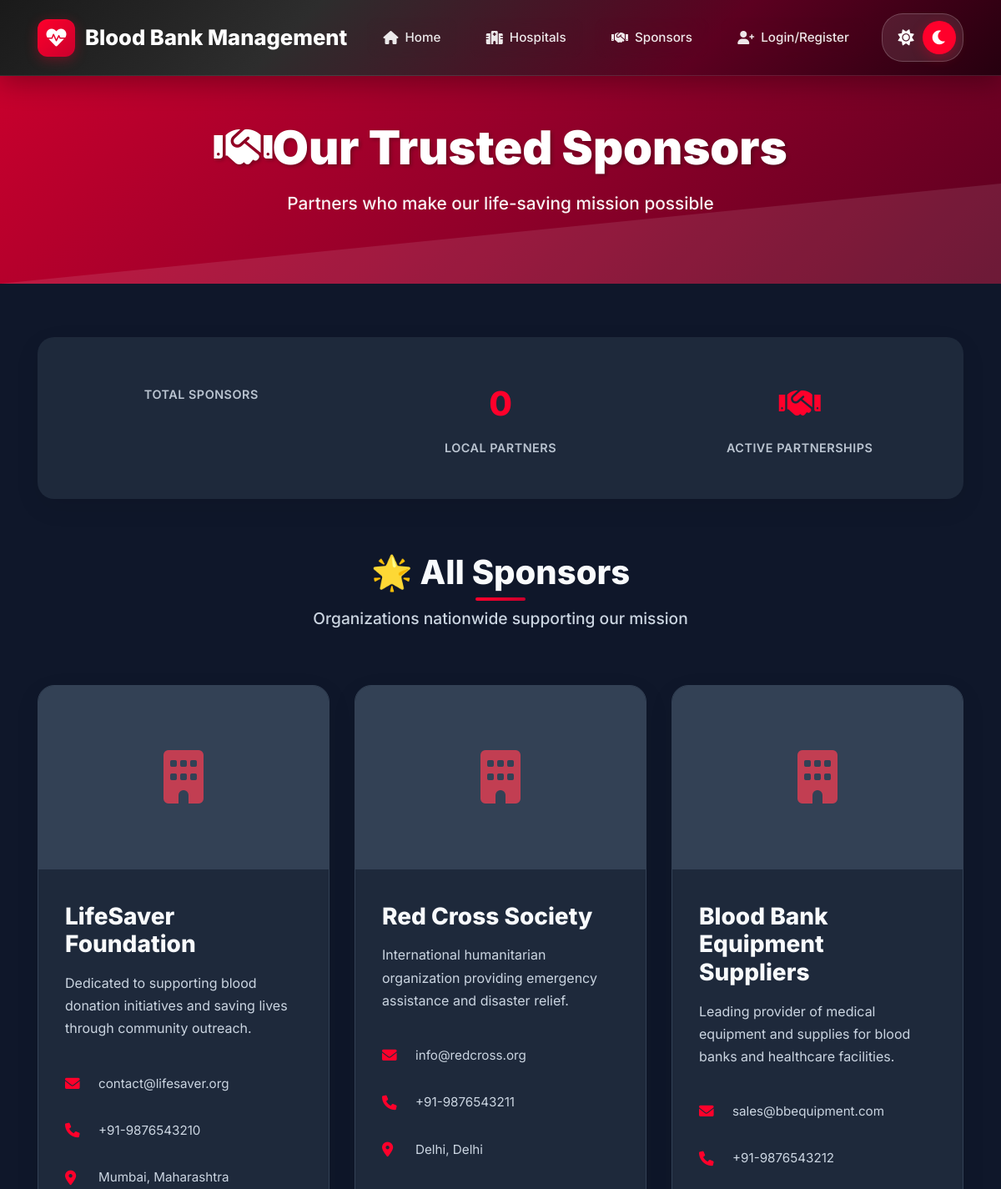
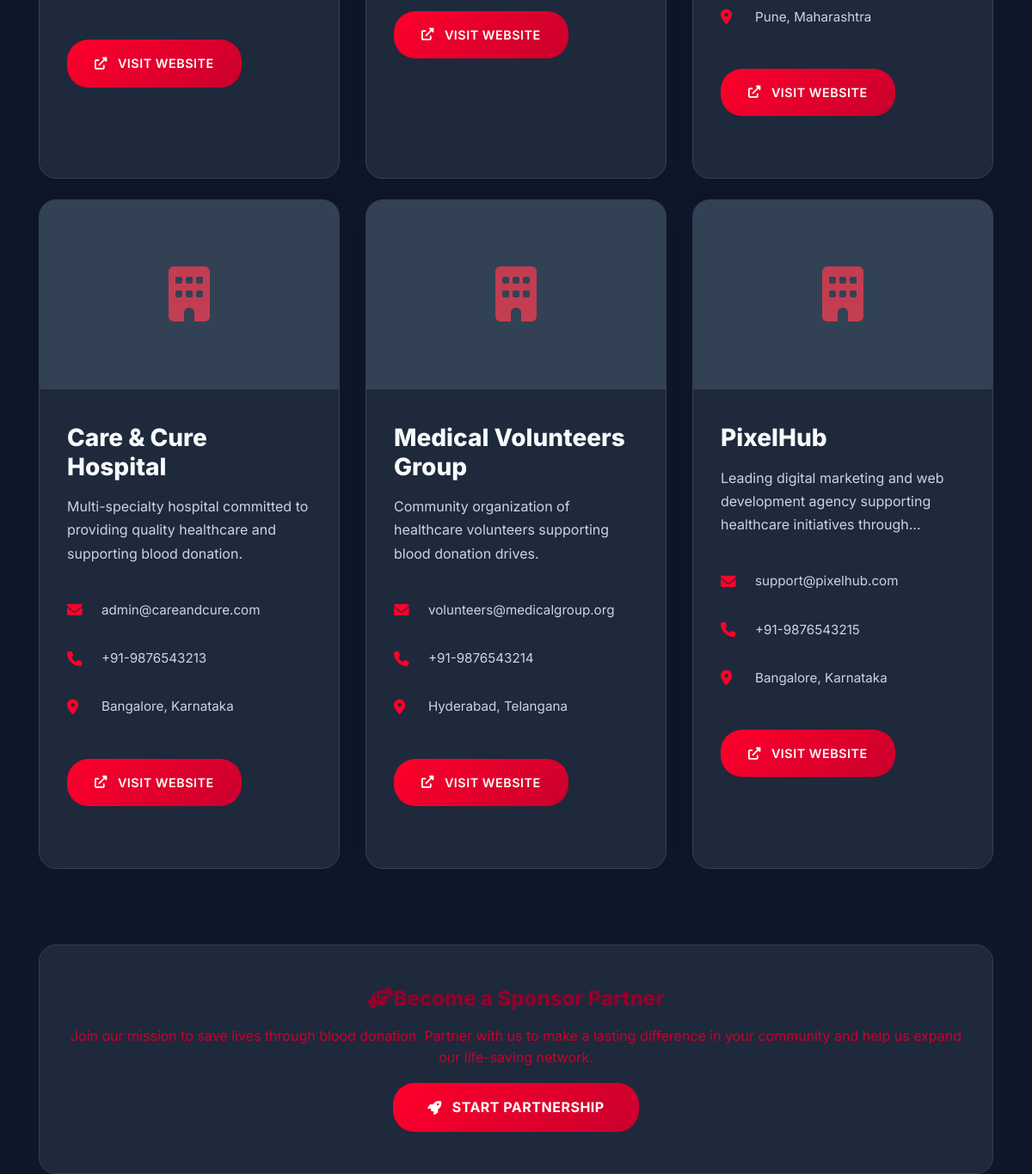
The app's page /sponsors with its own data (2 pictures, top to bottom).
### blood/models.py (models this page shows, shortened)
class Sponsor(models.Model):
    name = models.CharField(max_length=100)
    logo = models.ImageField(upload_to='sponsors/', null=True, blank=True)
    description = models.TextField()
    website = models.URLField(blank=True)
    contact_email = models.EmailField()
    contact_phone = models.CharField(max_length=20)
    address = models.TextField()
    city = models.CharField(max_length=50)
    state = models.CharField(max_length=50)
    is_active = models.BooleanField(default=True)

### blood/views.py (the view, shortened to what this page needs)
# urls.py: path('sponsors', views.sponsors_list_view, name='sponsors'),
def sponsors_list_view(request):
    sponsors = models.Sponsor.objects.filter(is_active=True)
    user_city = None
    if user_city:
        local_sponsors = sponsors.filter(city__icontains=user_city)
        other_sponsors = sponsors.exclude(city__icontains=user_city)
    else:
        local_sponsors = []
        other_sponsors = sponsors
    context = {
        'local_sponsors': local_sponsors,
        'other_sponsors': other_sponsors,
        'user_city': user_city,
    }
    return render(request, 'blood/sponsors.html', context)

### templates/blood/sponsors.html (shortened to what this page needs)
{% extends 'blood/navbar.html' %}
{% load static %}
{% block content %}
<div class="sponsor-page-content" style="margin-top: 80px;">
    <div class="page-header">
        <div class="container">
            <h1><i class="fas fa-handshake me-3"></i>Our Trusted Sponsors</h1>
            <p class="lead">Partners who make our life-saving mission possible</p>
        </div>
    </div>
    <div class="container">
        <div class="stats-row">
            <div class="row">
                <div class="col-md-4">
                    <div class="stat-item">
                        <span class="stat-label">Total Sponsors</span>
                    </div>
                </div>
                <div class="col-md-4">
                    <div class="stat-item">
                        <span class="stat-number">{{ local_sponsors|length }}</span>
                        <span class="stat-label">Local Partners</span>
                    </div>
                </div>
                <div class="col-md-4">
                    <div class="stat-item">
                        <span class="stat-number"><i class="fas fa-handshake"></i></span>
                        <span class="stat-label">Active Partnerships</span>
                    </div>
                </div>
            </div>
        </div>
        {% if other_sponsors %}
        <div class="section-divider">
            <h2 class="section-title">🌟 All Sponsors</h2>
            <p class="section-subtitle">Organizations nationwide supporting our mission</p>
        </div>
        <div class="row">
            {% for sponsor in other_sponsors %}
            <div class="col-lg-4 col-md-6 mb-4">
                <div class="sponsor-card">
                    <div class="sponsor-logo">
                        {% if sponsor.logo %}
                            <img src="{{sponsor.logo.url}}" alt="{{sponsor.name}} Logo">
                        {% else %}
                            <div class="placeholder">
                                <i class="fas fa-building"></i>
                            </div>
                        {% endif %}
                    </div>
                    <div class="sponsor-details">
                        <h3 class="sponsor-name">{{sponsor.name}}</h3>
                        <p class="sponsor-description">{{sponsor.description}}</p>
                        <div class="contact-info">
                            <i class="fas fa-envelope"></i>
                            <span>{{sponsor.contact_email}}</span>
                        </div>
                        <div class="contact-info">
                            <i class="fas fa-phone"></i>
                            <span>{{sponsor.contact_phone}}</span>
                        </div>
                        <div class="contact-info">
                            <i class="fas fa-map-marker-alt"></i>
                            <span>{{sponsor.city}}, {{sponsor.state}}</span>
                        </div>
                        {% if sponsor.website %}
                        <a href="{{sponsor.website}}" target="_blank" class="sponsor-website">
                            <i class="fas fa-external-link-alt me-2"></i>Visit Website
                        </a>
                        {% endif %}
                    </div>
                </div>
            </div>
            {% endfor %}
        </div>
        {% endif %}
        <div class="partnership-cta">
            <h4><i class="fas fa-hands-helping me-2"></i>Become a Sponsor Partner</h4>
            <p class="mb-3">
                Join our mission to save lives through blood donation. Partner with us to make a lasting difference in your community and help us expand our life-saving network.
            </p>
            <a href="/adminlogin" class="btn-cta">
                <i class="fas fa-rocket"></i>
                <span>Start Partnership</span>
            </a>
        </div>
    </div>
</div>
{% endblock content %}

### templates/blood/navbar.html (shortened to what this page needs)
<!DOCTYPE html>
<html lang="en">
<head>
  <link rel="stylesheet" href="https://stackpath.bootstrapcdn.com/bootstrap/4.3.1/css/bootstrap.min.css">
  <link rel="stylesheet" href="https://cdnjs.cloudflare.com/ajax/libs/font-awesome/6.0.0/css/all.min.css">
  {% load static %}
  <link rel="stylesheet" href="{% static 'css/modern.css' %}">
</head>
<body>
  <nav class="navbar navbar-expand-lg navbar-dark ultra-modern-navbar" id="mainNavbar">
    <div class="container">
      <a href="/" class="navbar-brand navbar-brand-modern">
        <div class="brand-icon">
          <i class="fas fa-heartbeat"></i>
        </div>
        <span>Blood Bank Management</span>
      </a>
      <div class="collapse navbar-collapse" id="navbarNav">
        <ul class="navbar-nav ml-auto navbar-nav-modern">
          <li class="nav-item">
            <a class="nav-link nav-link-modern" href="/">
              <i class="fas fa-home"></i>
              <span>Home</span>
            </a>
          </li>
          <li class="nav-item">
            <a class="nav-link nav-link-modern" href="/hospitals">
              <i class="fas fa-hospital"></i>
              <span>Hospitals</span>
            </a>
          </li>
          <li class="nav-item">
            <a class="nav-link nav-link-modern" href="/sponsors">
              <i class="fas fa-handshake"></i>
              <span>Sponsors</span>
            </a>
          </li>
          <li class="nav-item">
            <a class="nav-link nav-link-modern" href="/loginregister">
              <i class="fas fa-user-plus"></i>
              <span>Login/Register</span>
            </a>
          </li>
        </ul>
        <div class="theme-switcher">
          <button class="theme-toggle" id="lightTheme" title="Light Theme">
            <i class="fas fa-sun"></i>
          </button>
          <button class="theme-toggle active" id="darkTheme" title="Dark Theme">
            <i class="fas fa-moon"></i>
          </button>
        </div>
      </div>
    </div>
  </nav>
  {% block content %}{% endblock content %}
</body>
</html>

### static/css/modern.css (style rules this page uses)
:root { --primary-100: #FFF2F2; --primary-200: #FFB6B6; --primary-300: #FF7980; --primary-400: #FF3D52; --primary-500: #FF002B; --primary-600: #C9002D; --primary-700: #93002A; --primary-800: #5C0020; --primary-900: #26000F; --primary-red: var(--primary-500); --secondary-red: var(--primary-400); --light-red: var(--primary-100); --dark-red: var(--primary-700); --pure-white: #ffffff; --light-gray: #f8fafc; --medium-gray: #64748b; --dark-gray: #1e293b; --shadow: 0 10px 25px rgba(0, 0, 0, 0.1); --shadow-lg: 0 20px 40px rgba(0, 0, 0, 0.1); }
* { margin: 0; padding: 0; box-sizing: border-box; }
body { font-family: 'Inter', 'Segoe UI', Tahoma, Geneva, Verdana, sans-serif; line-height: 1.6; color: var(--dark-gray); background-color: var(--pure-white); }
.section-title { text-align: center; font-size: 2.5rem; font-weight: 700; color: var(--dark-gray); margin-bottom: 1rem; }
.section-subtitle { text-align: center; font-size: 1.1rem; color: var(--medium-gray); margin-bottom: 4rem; max-width: 600px; margin-left: auto; margin-right: auto; }
.stat-item { text-align: center; padding: 1rem; }
.stat-number { font-size: 3rem; font-weight: 800; display: block; margin-bottom: 0.5rem; }
.stat-label { font-size: 1.1rem; opacity: 0.9; }

### templates/blood/navbar.html (style rules this page uses)
.ultra-modern-navbar { background: linear-gradient(135deg, #1a1a1a 0%, #2d2d2d 30%, var(--primary-800) 70%, var(--primary-900) 100%); backdrop-filter: blur(20px); box-shadow: 0 8px 32px rgba(0, 0, 0, 0.3); border-bottom: 1px solid rgba(255, 255, 255, 0.1); transition: all 0.3s cubic-bezier(0.4, 0, 0.2, 1); padding: 1rem 0; position: fixed; width: 100%; top: 0; z-index: 1000; overflow: hidden; }
.ultra-modern-navbar::before { content: ''; position: absolute; top: 0; left: -100%; width: 100%; height: 100%; background: linear-gradient(90deg, transparent, rgba(255, 255, 255, 0.1), transparent); transition: left 3s ease; }
.navbar-brand-modern { font-size: 1.6rem; font-weight: 800; color: white !important; text-decoration: none; display: flex; align-items: center; gap: 0.75rem; transition: all 0.3s ease; position: relative; z-index: 2; }
.brand-icon { width: 45px; height: 45px; background: linear-gradient(135deg, var(--primary-500) 0%, var(--primary-600) 100%); border-radius: 12px; display: flex; align-items: center; justify-content: center; box-shadow: 0 4px 15px rgba(255, 0, 43, 0.3); transition: all 0.3s ease; }
.brand-icon i { font-size: 1.5rem; color: white; animation: heartbeat 2s ease-in-out infinite; }
.navbar-nav-modern { align-items: center; gap: 0.5rem; }
.nav-link-modern { color: rgba(255, 255, 255, 0.9) !important; font-weight: 500; padding: 0.75rem 1.25rem !important; border-radius: 14px; transition: all 0.3s cubic-bezier(0.4, 0, 0.2, 1); margin: 0 0.2rem; display: flex; align-items: center; gap: 0.5rem; position: relative; overflow: hidden; font-size: 0.95rem; backdrop-filter: blur(10px); }
.nav-link-modern::before { content: ''; position: absolute; top: 0; left: 0; right: 0; bottom: 0; background: linear-gradient(135deg, rgba(255, 255, 255, 0.1) 0%, rgba(255, 255, 255, 0.2) 100%); opacity: 0; transition: opacity 0.3s ease; }
.nav-link-modern i { font-size: 1rem; transition: all 0.3s ease; position: relative; z-index: 2; }
.theme-switcher { display: flex; align-items: center; background: rgba(255, 255, 255, 0.1); border-radius: 25px; padding: 0.5rem; margin-left: 1rem; transition: all 0.3s ease; border: 1px solid rgba(255, 255, 255, 0.2); }
.theme-toggle { background: none; border: none; color: white; font-size: 1.2rem; padding: 0.5rem; border-radius: 50%; cursor: pointer; transition: all 0.3s ease; display: flex; align-items: center; justify-content: center; width: 40px; height: 40px; }
.theme-toggle.active { background: var(--primary-500); color: white; box-shadow: 0 4px 15px rgba(255, 0, 43, 0.3); }
[data-theme="dark"] { --bg-primary: #0f172a; --bg-secondary: #1e293b; --bg-tertiary: #334155; --text-primary: #f8fafc; --text-secondary: #cbd5e1; --text-muted: #94a3b8; --border-color: #334155; --card-bg: #1e293b; --shadow-dark: 0 10px 25px rgba(0, 0, 0, 0.5); }

### records on screen
Sponsor: name "LifeSaver Foundation", description "Dedicated to supporting blood donation initiatives and saving lives through community outreach.", contact_email "contact@lifesaver.org", contact_phone "+91-9876543210", city "Mumbai", state "Maharashtra"
Sponsor: name "Red Cross Society", description "International humanitarian organization providing emergency assistance and disaster relief.", contact_email "info@redcross.org", contact_phone "+91-9876543211", city "Delhi", state "Delhi"
Sponsor: name "Blood Bank Equipment Suppliers", description "Leading provider of medical equipment and supplies for blood banks and healthcare facilities.", contact_email "sales@bbequipment.com", contact_phone "+91-9876543212", city "Pune", state "Maharashtra"
Sponsor: name "Care & Cure Hospital", description "Multi-specialty hospital committed to providing quality healthcare and supporting blood donation.", contact_email "admin@careandcure.com", contact_phone "+91-9876543213", city "Bangalore", state "Karnataka"
Sponsor: name "Medical Volunteers Group", description "Community organization of healthcare volunteers supporting blood donation drives.", contact_email "volunteers@medicalgroup.org", contact_phone "+91-9876543214", city "Hyderabad", state "Telangana"
Sponsor: name "PixelHub", description "Leading digital marketing and web development agency supporting healthcare initiatives…", contact_email "support@pixelhub.com", contact_phone "+91-9876543215", city "Bangalore", state "Karnataka"

### other values on screen
{{ local_sponsors|length }} "0"
